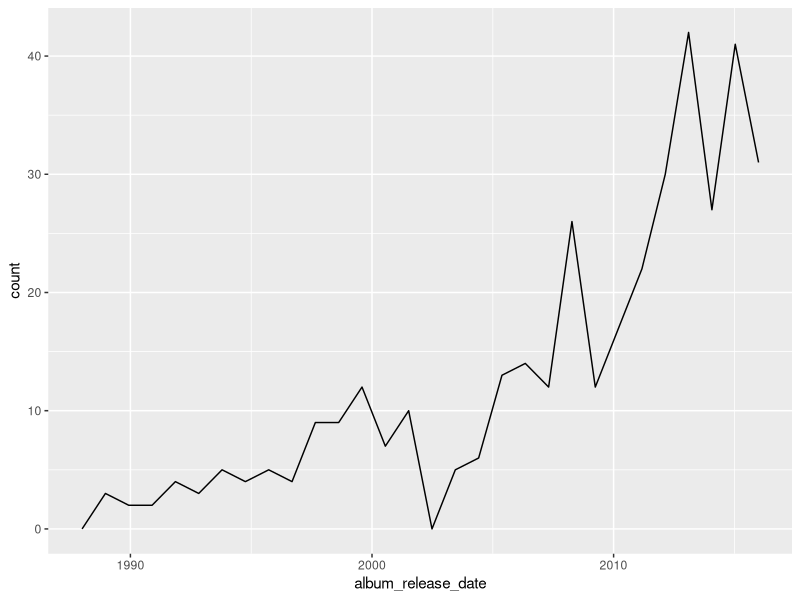

R code for this plot:
library(tidyverse)


candidates_in_hiphop <- read_csv("genius_hip_hop_lyrics_csv.csv")


mentions <- ggplot(candidates_in_hiphop) + geom_bar(aes(x = candidate, fill = candidate)) + 
  ylab("Number of Time Mentioned")


positive_sentiment <- subset(candidates_in_hiphop, sentiment == "positive")


positive_mentions <- ggplot(positive_sentiment) + geom_bar(aes(x = candidate, fill = candidate)) + 
  ylab("Number of times mentioned positively")


ggplot(candidates_in_hiphop) + geom_freqpoly(aes(x = album_release_date)) + xlim(1988,2016)


trump_only <- subset(candidates_in_hiphop, candidate == "donald trump")


trump_sentiment <- ggplot(trump_only) + geom_bar(aes(x = sentiment, fill = theme)) + 
  xlab("Sentiment of Donald Trump in a Hip Hop Song") + ylab("Number of Songs")

trump_theme <- ggplot(trump_only) + geom_bar(aes(x = theme, fill = sentiment)) + 
  xlab("Context of which Donald Trump is talked about") + ylab("Number of Songs")


trump_positive <- subset(trump_only, sentiment == "positive")


trump_negative <- subset(trump_only, sentiment == "negative")


trump_neutral <- subset(trump_only, sentiment == "neutral")


trump_sentiment_time <- ggplot() + 
  geom_smooth(data = trump_positive, aes(x = album_release_date, y = ..count..), stat = "bin", color = "green") +
  geom_smooth(data = trump_neutral, aes(x = album_release_date, y = ..count..), stat = "bin", color = "black") + 
  geom_smooth(data = trump_negative, aes(x = album_release_date, y = ..count..), stat = "bin", color = "red") + 
  xlab("Year") + ylab("Number of Trump mentions") 


trump_money <- subset(trump_only, theme == "money")


trump_politics <- subset(trump_only, theme == "political")


trump_sentiment_albums <- ggplot() + 
  geom_smooth(data = trump_money, aes(x = album_release_date, y = ..count..), stat = "bin", color = "green") +
  geom_smooth(data = trump_politics, aes(x = album_release_date, y = ..count..), stat = "bin", color = "red") + 
  xlab("Album Release Date") + ylab("Number of Trump mentions")
